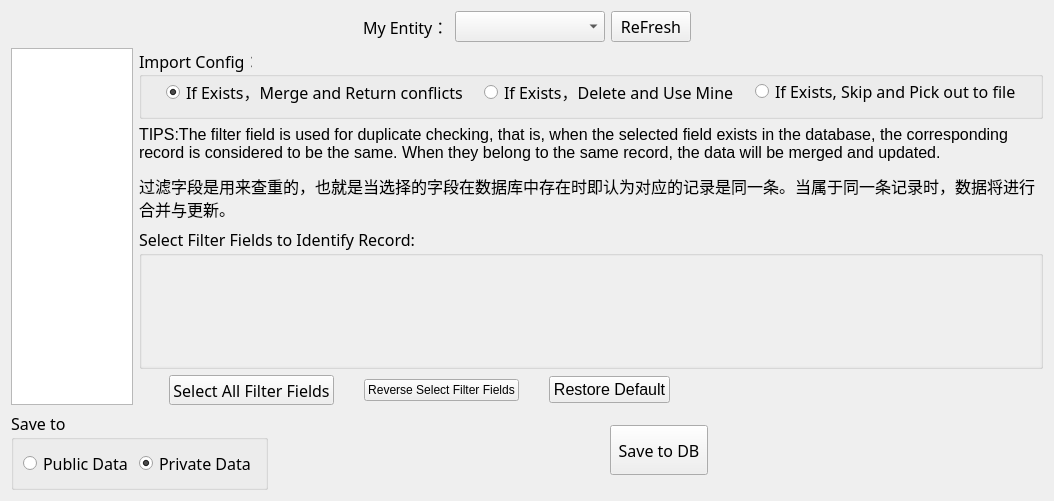
<?xml version="1.0" encoding="UTF-8"?>
<ui version="4.0">
 <class>MyEntityMapping</class>
 <widget class="QWidget" name="MyEntityMapping">
  <property name="geometry">
   <rect>
    <x>0</x>
    <y>0</y>
    <width>1054</width>
    <height>501</height>
   </rect>
  </property>
  <property name="windowTitle">
   <string>Form</string>
  </property>
  <layout class="QVBoxLayout" name="verticalLayout_3">
   <item>
    <layout class="QHBoxLayout" name="horizontalLayout">
     <item>
      <spacer name="horizontalSpacer">
       <property name="orientation">
        <enum>Qt::Horizontal</enum>
       </property>
       <property name="sizeHint" stdset="0">
        <size>
         <width>40</width>
         <height>20</height>
        </size>
       </property>
      </spacer>
     </item>
     <item>
      <widget class="QLabel" name="label">
       <property name="font">
        <font>
         <family>Microsoft YaHei</family>
         <pointsize>12</pointsize>
         <weight>3</weight>
         <italic>false</italic>
         <bold>false</bold>
        </font>
       </property>
       <property name="styleSheet">
        <string notr="true">font: 25 12pt &quot;Microsoft YaHei&quot;;</string>
       </property>
       <property name="text">
        <string>My Entity：</string>
       </property>
      </widget>
     </item>
     <item>
      <widget class="QComboBox" name="comboMyEntity">
       <property name="minimumSize">
        <size>
         <width>150</width>
         <height>0</height>
        </size>
       </property>
       <property name="font">
        <font>
         <family>Microsoft YaHei</family>
         <pointsize>12</pointsize>
        </font>
       </property>
      </widget>
     </item>
     <item>
      <widget class="QPushButton" name="btnRefresh">
       <property name="font">
        <font>
         <family>Microsoft YaHei</family>
         <pointsize>12</pointsize>
         <weight>3</weight>
         <italic>false</italic>
         <bold>false</bold>
        </font>
       </property>
       <property name="styleSheet">
        <string notr="true">font: 25 12pt &quot;Microsoft YaHei&quot;;</string>
       </property>
       <property name="text">
        <string>ReFresh</string>
       </property>
       <property name="icon">
        <iconset>
         <normaloff>res/refresh.png</normaloff>res/refresh.png</iconset>
       </property>
      </widget>
     </item>
     <item>
      <spacer name="horizontalSpacer_2">
       <property name="orientation">
        <enum>Qt::Horizontal</enum>
       </property>
       <property name="sizeHint" stdset="0">
        <size>
         <width>40</width>
         <height>20</height>
        </size>
       </property>
      </spacer>
     </item>
    </layout>
   </item>
   <item>
    <layout class="QHBoxLayout" name="horizontalLayout_7">
     <item>
      <widget class="QTableView" name="tableView">
       <property name="font">
        <font>
         <pointsize>12</pointsize>
        </font>
       </property>
       <attribute name="horizontalHeaderMinimumSectionSize">
        <number>50</number>
       </attribute>
       <attribute name="horizontalHeaderDefaultSectionSize">
        <number>300</number>
       </attribute>
      </widget>
     </item>
     <item>
      <layout class="QVBoxLayout" name="verticalLayout">
       <item>
        <widget class="QGroupBox" name="groupBox_3">
         <property name="sizePolicy">
          <sizepolicy hsizetype="Preferred" vsizetype="Fixed">
           <horstretch>0</horstretch>
           <verstretch>0</verstretch>
          </sizepolicy>
         </property>
         <property name="maximumSize">
          <size>
           <width>16777215</width>
           <height>100</height>
          </size>
         </property>
         <property name="font">
          <font>
           <family>Microsoft YaHei</family>
           <pointsize>12</pointsize>
          </font>
         </property>
         <property name="title">
          <string>Import Config：</string>
         </property>
         <layout class="QVBoxLayout" name="verticalLayout_2">
          <property name="spacing">
           <number>20</number>
          </property>
          <property name="topMargin">
           <number>0</number>
          </property>
          <item>
           <layout class="QHBoxLayout" name="horizontalLayout_6">
            <property name="spacing">
             <number>16</number>
            </property>
            <property name="leftMargin">
             <number>15</number>
            </property>
            <property name="rightMargin">
             <number>10</number>
            </property>
            <item>
             <widget class="QRadioButton" name="radioMerge">
              <property name="toolTip">
               <string>您的数据和数据库中的数据将会合并，入库和冲突结果将输出为文件请您查看。</string>
              </property>
              <property name="text">
               <string>If Exists，Merge and Return conflicts</string>
              </property>
              <property name="checked">
               <bool>true</bool>
              </property>
             </widget>
            </item>
            <item>
             <widget class="QRadioButton" name="radioOverride">
              <property name="toolTip">
               <string>将用您的数据去刷新数据库中的数据，请确保您的数据是正确的。</string>
              </property>
              <property name="text">
               <string>If Exists，Delete and Use Mine</string>
              </property>
             </widget>
            </item>
            <item>
             <widget class="QRadioButton" name="radioPick">
              <property name="toolTip">
               <string>将把重复的数据输出到文件中，不做合并也不更新。</string>
              </property>
              <property name="text">
               <string>If Exists, Skip and Pick out to file</string>
              </property>
             </widget>
            </item>
           </layout>
          </item>
         </layout>
        </widget>
       </item>
       <item>
        <widget class="QLabel" name="label_2">
         <property name="text">
          <string>&lt;html&gt;&lt;head/&gt;&lt;body&gt;&lt;p&gt;&lt;span style=&quot; font-size:12pt;&quot;&gt;    TIPS:The filter field is used for duplicate checking, that is, when the selected field exists in the database, the corresponding record is considered to be the same. When they belong to the same record, the data will be merged and updated.&lt;/span&gt;&lt;/p&gt;&lt;p&gt;&lt;span style=&quot; font-size:12pt;&quot;&gt;过滤字段是用来查重的，也就是当选择的字段在数据库中存在时即认为对应的记录是同一条。当属于同一条记录时，数据将进行合并与更新。&lt;/span&gt;&lt;/p&gt;&lt;/body&gt;&lt;/html&gt;</string>
         </property>
         <property name="wordWrap">
          <bool>true</bool>
         </property>
        </widget>
       </item>
       <item>
        <widget class="QGroupBox" name="groupBox_2">
         <property name="sizePolicy">
          <sizepolicy hsizetype="Preferred" vsizetype="Expanding">
           <horstretch>0</horstretch>
           <verstretch>0</verstretch>
          </sizepolicy>
         </property>
         <property name="maximumSize">
          <size>
           <width>16777215</width>
           <height>200</height>
          </size>
         </property>
         <property name="font">
          <font>
           <family>微软雅黑</family>
           <pointsize>12</pointsize>
          </font>
         </property>
         <property name="title">
          <string>Select Filter Fields to Identify Record:</string>
         </property>
         <layout class="QHBoxLayout" name="horizontalLayout_4">
          <property name="spacing">
           <number>0</number>
          </property>
          <property name="leftMargin">
           <number>0</number>
          </property>
          <property name="topMargin">
           <number>0</number>
          </property>
          <property name="rightMargin">
           <number>0</number>
          </property>
          <property name="bottomMargin">
           <number>0</number>
          </property>
          <item>
           <widget class="QScrollArea" name="scrollArea">
            <property name="frameShape">
             <enum>QFrame::NoFrame</enum>
            </property>
            <property name="frameShadow">
             <enum>QFrame::Plain</enum>
            </property>
            <property name="lineWidth">
             <number>0</number>
            </property>
            <property name="widgetResizable">
             <bool>true</bool>
            </property>
            <widget class="QWidget" name="scrollAreaWidgetContents">
             <property name="geometry">
              <rect>
               <x>0</x>
               <y>0</y>
               <width>906</width>
               <height>135</height>
              </rect>
             </property>
             <layout class="QGridLayout" name="gridLayout_2">
              <item row="0" column="0">
               <layout class="QGridLayout" name="gridLayout"/>
              </item>
             </layout>
            </widget>
           </widget>
          </item>
         </layout>
        </widget>
       </item>
       <item>
        <layout class="QHBoxLayout" name="horizontalLayout_5">
         <property name="spacing">
          <number>30</number>
         </property>
         <property name="leftMargin">
          <number>30</number>
         </property>
         <item>
          <widget class="QPushButton" name="btnSelectAllFilterFields">
           <property name="maximumSize">
            <size>
             <width>16777215</width>
             <height>30</height>
            </size>
           </property>
           <property name="font">
            <font>
             <family>Microsoft YaHei</family>
             <pointsize>12</pointsize>
             <weight>3</weight>
             <italic>false</italic>
             <bold>false</bold>
            </font>
           </property>
           <property name="styleSheet">
            <string notr="true">font: 25 12pt &quot;Microsoft YaHei&quot;;</string>
           </property>
           <property name="text">
            <string>Select All Filter Fields</string>
           </property>
          </widget>
         </item>
         <item>
          <widget class="QPushButton" name="btnReverseFilterFieldsCheck">
           <property name="styleSheet">
            <string notr="true">font: 25 12pt &quot;Microsoft YaHei&quot;;</string>
           </property>
           <property name="text">
            <string>Reverse Select Filter Fields</string>
           </property>
          </widget>
         </item>
         <item>
          <widget class="QPushButton" name="btnRestoreDefaultFilter">
           <property name="font">
            <font>
             <family>Microsoft YaHei UI</family>
             <pointsize>12</pointsize>
             <weight>50</weight>
             <italic>false</italic>
             <bold>false</bold>
            </font>
           </property>
           <property name="styleSheet">
            <string notr="true">font: 12pt &quot;Microsoft YaHei UI&quot;;</string>
           </property>
           <property name="text">
            <string>Restore Default</string>
           </property>
          </widget>
         </item>
         <item>
          <spacer name="horizontalSpacer_5">
           <property name="orientation">
            <enum>Qt::Horizontal</enum>
           </property>
           <property name="sizeHint" stdset="0">
            <size>
             <width>40</width>
             <height>20</height>
            </size>
           </property>
          </spacer>
         </item>
        </layout>
       </item>
      </layout>
     </item>
    </layout>
   </item>
   <item>
    <layout class="QHBoxLayout" name="horizontalLayout_3">
     <item>
      <widget class="QGroupBox" name="groupBox">
       <property name="font">
        <font>
         <family>Microsoft YaHei</family>
         <pointsize>12</pointsize>
        </font>
       </property>
       <property name="title">
        <string>Save to</string>
       </property>
       <layout class="QHBoxLayout" name="horizontalLayout_2">
        <item>
         <widget class="QRadioButton" name="radioPublic">
          <property name="font">
           <font>
            <family>Microsoft YaHei</family>
            <pointsize>12</pointsize>
            <weight>3</weight>
            <italic>false</italic>
            <bold>false</bold>
           </font>
          </property>
          <property name="styleSheet">
           <string notr="true">font: 25 12pt &quot;Microsoft YaHei&quot;;</string>
          </property>
          <property name="text">
           <string>Public Data</string>
          </property>
         </widget>
        </item>
        <item>
         <widget class="QRadioButton" name="radioPrivate">
          <property name="font">
           <font>
            <family>Microsoft YaHei</family>
            <pointsize>12</pointsize>
            <weight>3</weight>
            <italic>false</italic>
            <bold>false</bold>
           </font>
          </property>
          <property name="styleSheet">
           <string notr="true">font: 25 12pt &quot;Microsoft YaHei&quot;;</string>
          </property>
          <property name="text">
           <string>Private Data</string>
          </property>
          <property name="checked">
           <bool>true</bool>
          </property>
         </widget>
        </item>
       </layout>
      </widget>
     </item>
     <item>
      <spacer name="horizontalSpacer_3">
       <property name="orientation">
        <enum>Qt::Horizontal</enum>
       </property>
       <property name="sizeHint" stdset="0">
        <size>
         <width>40</width>
         <height>20</height>
        </size>
       </property>
      </spacer>
     </item>
     <item>
      <widget class="QPushButton" name="btnSave2DB">
       <property name="minimumSize">
        <size>
         <width>0</width>
         <height>50</height>
        </size>
       </property>
       <property name="font">
        <font>
         <family>Microsoft YaHei</family>
         <pointsize>12</pointsize>
         <weight>3</weight>
         <italic>false</italic>
         <bold>false</bold>
        </font>
       </property>
       <property name="styleSheet">
        <string notr="true">font: 25 12pt &quot;Microsoft YaHei&quot;;</string>
       </property>
       <property name="text">
        <string> Save to DB </string>
       </property>
       <property name="icon">
        <iconset>
         <normaloff>res/add.png</normaloff>res/add.png</iconset>
       </property>
      </widget>
     </item>
     <item>
      <spacer name="horizontalSpacer_4">
       <property name="orientation">
        <enum>Qt::Horizontal</enum>
       </property>
       <property name="sizeHint" stdset="0">
        <size>
         <width>40</width>
         <height>20</height>
        </size>
       </property>
      </spacer>
     </item>
    </layout>
   </item>
  </layout>
 </widget>
 <resources/>
 <connections/>
</ui>
